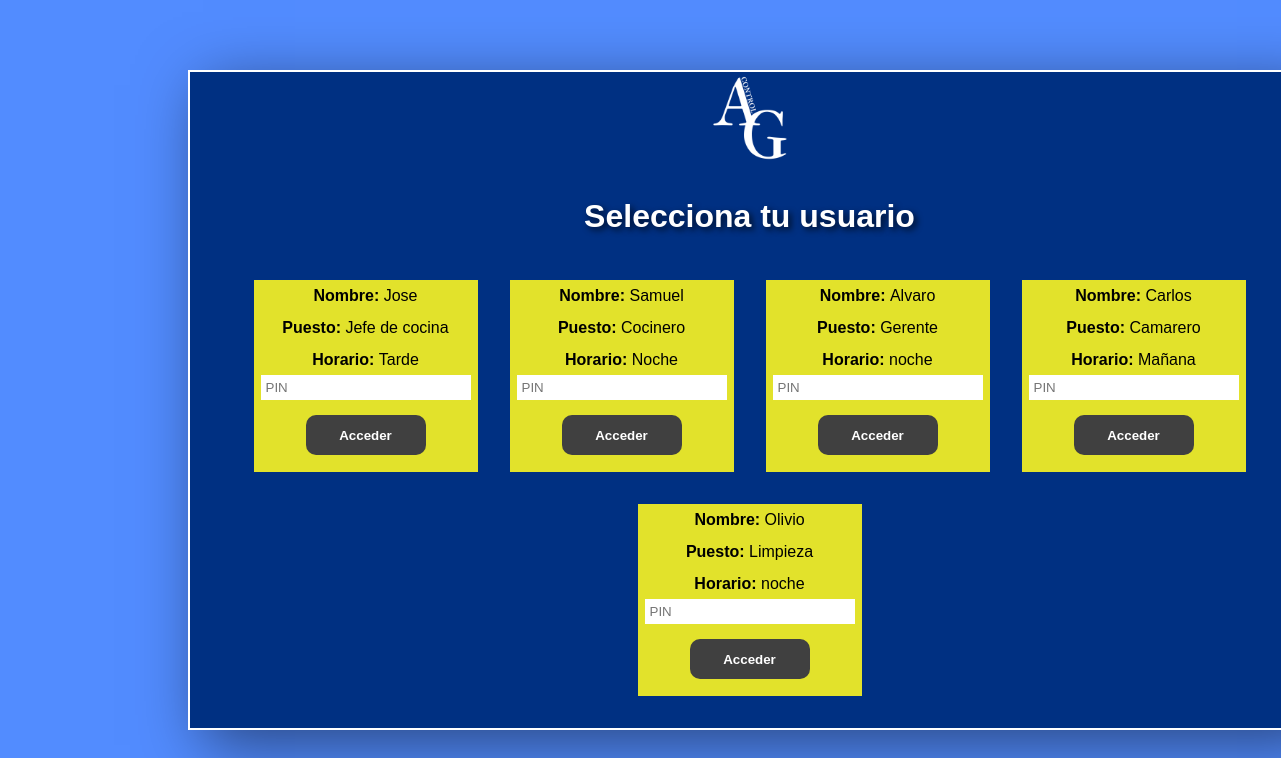
Page /AGControl/index.php on the committed database.
### tables this page shows
CREATE TABLE `empleados` (
  `dni` varchar(20) NOT NULL,
  `nombre` varchar(100) NOT NULL,
  `apellidos` varchar(100) NOT NULL,
  `pin` char(6) NOT NULL,
  `fechanac` date NOT NULL,
  `direccion` varchar(255) NOT NULL,
  `correo` varchar(100) NOT NULL,
  `telefono` varchar(20) NOT NULL,
  `horario` varchar(20) NOT NULL,
  `nacionalidad` varchar(100) NOT NULL,
  `inicio_contrato` date NOT NULL,
  `categoria` varchar(50) NOT NULL,
  `trabajando` char(2) NOT NULL,
  `nomina` varchar(50) NOT NULL,
  PRIMARY KEY (`dni`)
);

### AGControl/index.php (the view, shortened to what this page needs)
<?php
include 'conexion.php';
$conn = mysqli_connect($dbhost, $dbuser, $dbpass, $dbname);
$sql = "select * from empleados";
$result = mysqli_query($conn, $sql);
?>
<!DOCTYPE html>
<html lang="es">
<head>
    <link rel="stylesheet" type="text/css" href="./css/style.css">
</head>
<body>
<div class="selec_base">
    <div class="selec_cuadrado">
        <div class="selec_caja1">
            <div class="selec_logo"><img src="./img/logowhite.png" alt="" width="90px"></div>
        </div>
        <div class="selec_caja1">
            <div class="selec_titulo"><h1>Selecciona tu usuario</h1></div>
        </div>
        <div class="selec_centrar">
            <div class="select_caja2">
                <?php
                if ($result && mysqli_num_rows($result) > 0) {
                    while ($row = mysqli_fetch_assoc($result)) {
                        echo '<div class="selec_cajacen">';
                        echo '<div class="selec_cajaus">';
                        echo '<div class="selec_name"><b>Nombre:&nbsp;</b> ' . $row["nombre"] . '</div>';
                        echo '<div class="selec_name"><b>Puesto:&nbsp;</b> ' . $row["categoria"] . '</div>';
                        echo '<div class="selec_name"><b>Horario:&nbsp;</b> ' . $row["horario"] . '</div>';
                        echo '<form action="" method="post">';
                        echo '<div class="selec_name"><input type="password" name="pin" placeholder="PIN"></div>';
                        echo '<div class="selec_name2"><input type="submit" class="selec_acceder" value="Acceder"></div>';
                        echo '</form>';
                        echo '</div>';
                        echo '</div>';
                    }
                } else {
                    echo "No se encontraron usuarios.";
                }
                ?>
            </div>
        </div>
    </div>
</div>
</body>
</html>

### AGControl/css/style.css (style rules this page uses)
* { padding: 0em; border: 0em; margin: 0em; text-decoration: none; color: inherit; font-family: Arial, Helvetica, sans-serif; }
body { background-color: rgb(82, 140, 255); margin-left: calc(13em + 10px); }
select, input { color: black; width: 200px; padding: 5px; margin-bottom: 10px; }
form { margin: 0; }
.selec_acceder { background-color: hsl(0, 0%, 25%); color: #ffffff; font-weight: bold; width: 120px; height: 40px; border-radius: 10px; border: none; cursor: pointer; transition: background-color 0.3s ease; margin-left: 1em; margin-right: 1em; }
.selec_cuadrado { width: 70em; height: 41em; background-color: rgb(0, 48, 130); margin: 2em; float: left; border: 2px rgb(255, 255, 255) solid; box-shadow: 15px 15px 60px rgba(0, 0, 0, 0.5); }
.selec_titulo { color: white; text-shadow: 3px 3px 6px rgba(0, 0, 0, 0.7); }
.select_caja2 { width: 70em; height: 100%; float: left; text-align: center; display: flex; align-items: center; justify-content: center; flex-wrap: wrap; }
.selec_base { display: flex; justify-content: center; align-items: center; height: 100vh; }
.selec_caja1 { width: 100%; height: 6em; float: left; text-align: center; display: flex; align-items: center; justify-content: center; }
.selec_cajaus { width: 14em; height: 12em; float: left; margin: 1em; }
.selec_name { width: 100%; height: 2em; background-color: rgb(226, 226, 43); float: left; text-align: center; display: flex; align-items: center; justify-content: center; }
.selec_name2 { width: 100%; height: 4em; background-color: rgb(226, 226, 43); float: left; text-align: center; display: flex; align-items: center; justify-content: center; }
.selec_centrar { width: 100%; float: left; text-align: center; display: flex; align-items: center; justify-content: center; }

### rows in the picture
empleados: nombre "Jose", categoria "Jefe de cocina", horario "Tarde"
empleados: nombre "Samuel", categoria "Cocinero", horario "Noche"
empleados: nombre "Alvaro", categoria "Gerente", horario "noche"
empleados: nombre "Carlos", categoria "Camarero", horario "Mañana"
empleados: nombre "Olivio", categoria "Limpieza", horario "noche"
